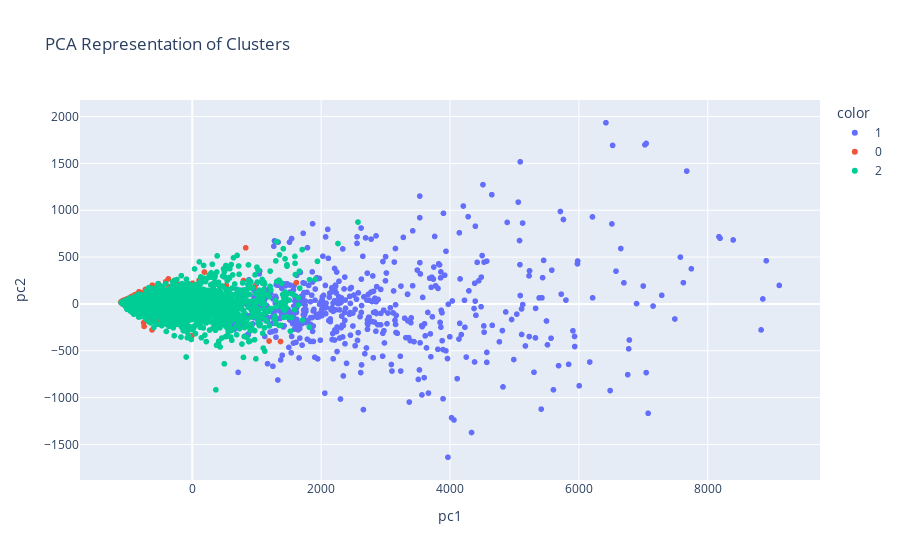

This figure's notebook cell:
### Code cell
# Create scatter plot of `PC2` vs `PC1`
fig = px.scatter(data_frame=X_pca, x = 'PC1', y = 'PC2', color= labels.astype(str), title ='PCA Representation of Clusters' )

fig.update_layout(xaxis_title = 'pc1', yaxis_title = 'pc2')
fig.show()

### Figure 1 — Plotly figure (JSON) as saved in the notebook; plotly's stock layout.template omitted (floating-point values rounded to 4 significant figures; data arrays with more than 128 entries replaced by an {"elided": "..."} marker saying what was removed)
{"data": [{"hovertemplate": "color=1<br>PC1=%{x}<br>PC2=%{y}<extra></extra>", "legendgroup": "1", "marker": {"color": "#636efa", "symbol": "circle"}, "mode": "markers", "name": "1", "showlegend": true, "type": "scattergl", "x": {"elided": "587 float values"}, "xaxis": "x", "y": {"elided": "587 float values"}, "yaxis": "y"}, {"hovertemplate": "color=0<br>PC1=%{x}<br>PC2=%{y}<extra></extra>", "legendgroup": "0", "marker": {"color": "#EF553B", "symbol": "circle"}, "mode": "markers", "name": "0", "showlegend": true, "type": "scattergl", "x": {"elided": "1045 float values"}, "xaxis": "x", "y": {"elided": "1045 float values"}, "yaxis": "y"}, {"hovertemplate": "color=2<br>PC1=%{x}<br>PC2=%{y}<extra></extra>", "legendgroup": "2", "marker": {"color": "#00cc96", "symbol": "circle"}, "mode": "markers", "name": "2", "showlegend": true, "type": "scattergl", "x": {"elided": "2519 float values"}, "xaxis": "x", "y": {"elided": "2519 float values"}, "yaxis": "y"}], "layout": {"legend": {"title": {"text": "color"}, "tracegroupgap": 0}, "title": {"text": "PCA Representation of Clusters"}, "xaxis": {"anchor": "y", "domain": [0, 1], "title": {"text": "pc1"}}, "yaxis": {"anchor": "x", "domain": [0, 1], "title": {"text": "pc2"}}}}
